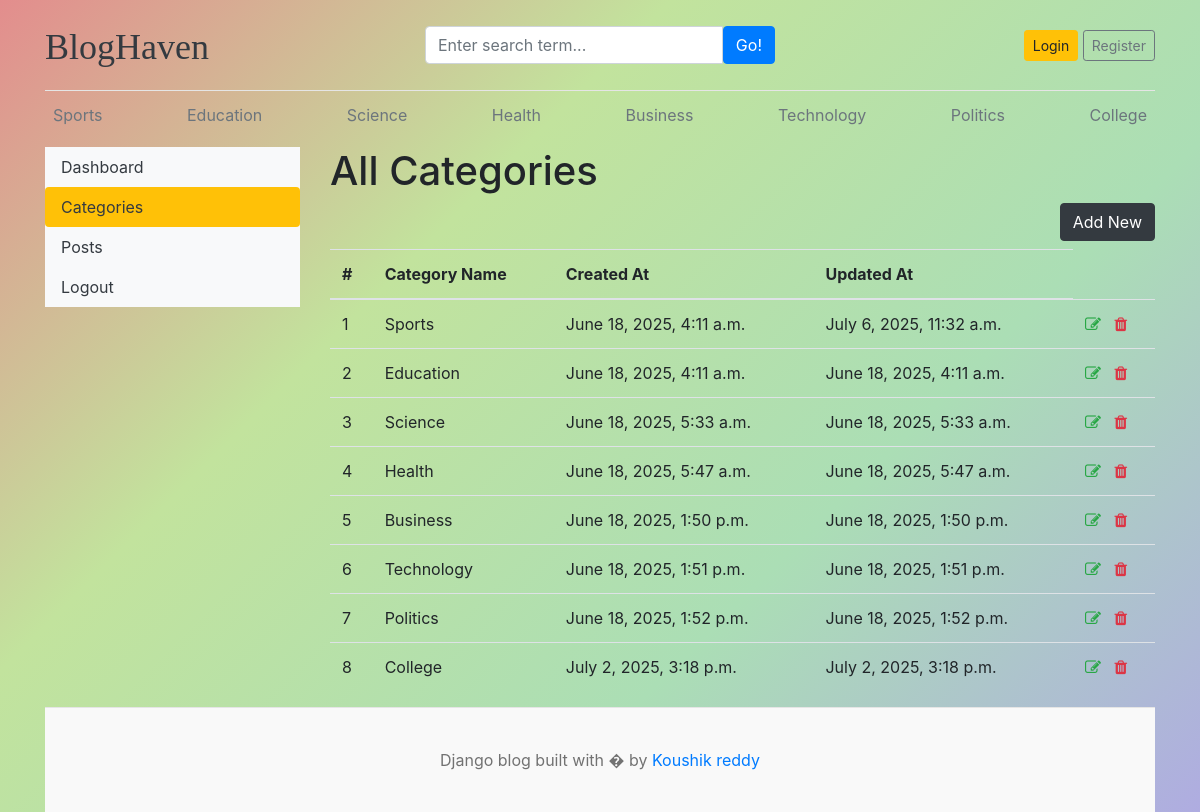
/dashboard/categories/, run on the app's committed database.
### blog/models.py (models this page shows)
class Category(models.Model):
    category_name=models.CharField(max_length=50,unique=True)
    created_at=models.DateTimeField(auto_now_add=True)
    updated_at=models.DateTimeField(auto_now=True)
    class Meta:
        verbose_name_plural='Categories'
    def __str__(self):
        return self.category_name

### dashboards/views.py (the view)
# urls.py: path('categories/',views.categories,name='categories'),
def categories(request):
    return render(request,'dashboard/categories.html')

### blog/context_processors.py (called while the page is built)
def get_categories(request):
    categories=Category.objects.all()
    return dict(categories=categories)

def get_social_links(request):
    social_links=SocialLink.objects.all()
    return dict(social_links=social_links)

### templates/dashboard/categories.html (shortened to what this page needs)
{% extends 'base.html' %}
{% block content %}
  <div class="row">
    {% include 'dashboard/slidebar.html' %}
    <div class="col-md-9">
      <h1>All Categories</h1>
      <a href="{% url "add_category" %}" class="btn btn-dark float-right mb-2">Add New</a>
      <table class="table table-hover">
        <thead>
          <tr>
            <th scope="col">#</th>
            <th scope="col">Category Name</th>
            <th scope="col">Created At</th>
            <th scope="col">Updated At</th>
          </tr>
        </thead>
        <tbody>
          {% for cat in categories %}
            <tr>
              <td>{{forloop.counter}}</td>
              <td>{{cat}}</td>
              <td>{{cat.created_at}}</td>
              <td>{{cat.updated_at}}</td>
              <td>
                <a href="{% url "edit_category" cat.id %}"><i class="fa fa-edit text-success"></i></a>
                <a href="{% url "delete_category" cat.id %}"><i class="fa fa-trash text-danger"></i></a>
              </td>
            </tr>
          {% endfor %}
        </tbody>
      </table>
    </div>
  </div>
{% endblock %}

### templates/base.html (shortened to what this page needs)
{% load static %}
<!DOCTYPE html>
<html lang="en">
<head>
    <link rel="stylesheet" href="{% static '/css/blog.css' %}">
    <link href="https://getbootstrap.com/docs/4.0/dist/css/bootstrap.min.css" rel="stylesheet">
    <link rel="stylesheet" href="https://cdnjs.cloudflare.com/ajax/libs/font-awesome/4.7.0/css/font-awesome.min.css">
  </head>
<body style="">
    <div class="container">
      <header class="blog-header py-3">
        <div class="row flex-nowrap justify-content-between align-items-center">
          <div class="col-4 pt-1">
            <a class="blog-header-logo text-dark" href="/">BlogHaven</a>
          </div>
          <div class="col-4">
            <form action="{% url "search" %}" method="get">
              <div class="input-group">
                <input class="form-control" type="text" value="{{keyword}}" name="keyword" placeholder="Enter search term..." aria-label="Enter search term..." aria-describedby="button-search" />
                <button type="submit" class="btn btn-primary" id="button-search" type="button">Go!</button>
              </div>
            </form>
          </div>
          {% if not user.is_authenticated %}
          <div class="col-4 d-flex justify-content-end align-items-center">
            <a class="btn btn-sm btn-warning" href="{% url "login" %}">Login</a> &nbsp;
            <a class="btn btn-sm btn-outline-secondary" href="{% url 'register' %}">Register</a>
          </div>
          {% else %}
          <span><a class="btn btn-success" href="{% url "dashboard" %}">Dashboard</a></span>
          &emsp;
          <span><a href="{% url "logout" %}" class="btn btn-danger">Logout</a></span>
          {% endif %}
        </div>
      </header>
      <div class="nav-scroller py-1 mb-2">
        <nav class="nav d-flex justify-content-between">
          {% for cat in categories %}
            <a class="p-2 text-muted" href="{% url 'posts_by_category' cat.id %}">{{cat.category_name}}</a>
          {% endfor %}
        </nav>
      </div>
{% block content %}
{% endblock  %}
<footer class="blog-footer">
  <p>Django blog built with � by <a href="#">Koushik reddy</a></p>
</footer>
</body>
</html>

### project1/static/css/blog.css (style rules this page uses)
.blog-header { border-bottom: 1px solid #e5e5e5; }
.blog-header-logo { font-family: "Playfair Display", Georgia, "Times New Roman", serif; font-size: 2.25rem; }
h1, h2, h3, h4, h5, h6 { font-family: "Playfair Display", Georgia, "Times New Roman", serif; }
.blog-footer { padding: 2.5rem 0; color: #727272; text-align: center; background-color: #f9f9f9; border-top: .05rem solid #e5e5e5; }
.blog-footer p:last-child { margin-bottom: 0; }
body { margin: 0; min-height: 100vh; background: linear-gradient(-45deg, #aface1ff, #abdeb5, #c2e39d, #e38d8d) !important; background-size: 400% 400%; animation: gradientBG 15s ease infinite; }

### data on the page
Category: category_name "Sports", created_at "June 18, 2025, 4:11 a.m.", updated_at "July 6, 2025, 11:32 a.m."
Category: category_name "Education", created_at "June 18, 2025, 4:11 a.m.", updated_at "June 18, 2025, 4:11 a.m."
Category: category_name "Science", created_at "June 18, 2025, 5:33 a.m.", updated_at "June 18, 2025, 5:33 a.m."
Category: category_name "Health", created_at "June 18, 2025, 5:47 a.m.", updated_at "June 18, 2025, 5:47 a.m."
Category: category_name "Business", created_at "June 18, 2025, 1:50 p.m.", updated_at "June 18, 2025, 1:50 p.m."
Category: category_name "Technology", created_at "June 18, 2025, 1:51 p.m.", updated_at "June 18, 2025, 1:51 p.m."
Category: category_name "Politics", created_at "June 18, 2025, 1:52 p.m.", updated_at "June 18, 2025, 1:52 p.m."
Category: category_name "College", created_at "July 2, 2025, 3:18 p.m.", updated_at "July 2, 2025, 3:18 p.m."
